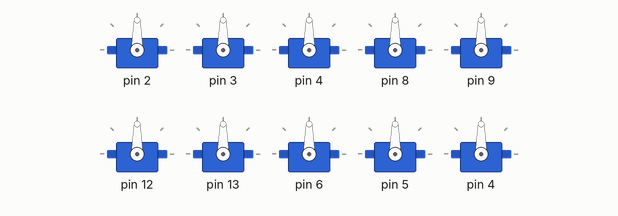
Recording of a sketch running on a simulated Arduino Uno, built with avr-gcc and run on an emulated ATmega328P. Shown: 10 × servo.

Above: at 0.1 s.
At 2.27 s:
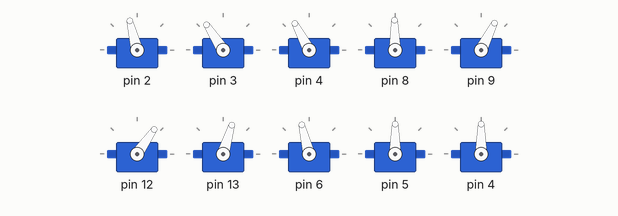
At 9.07 s:
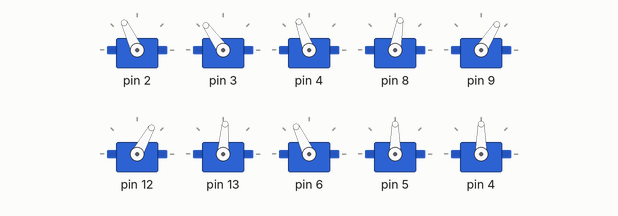
At 16.23 s:
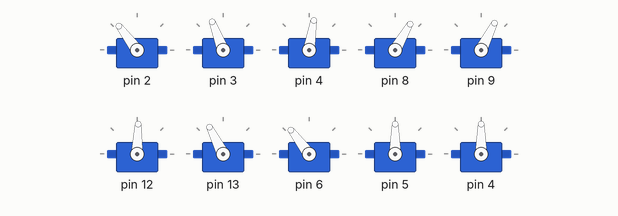
At 23.23 s:
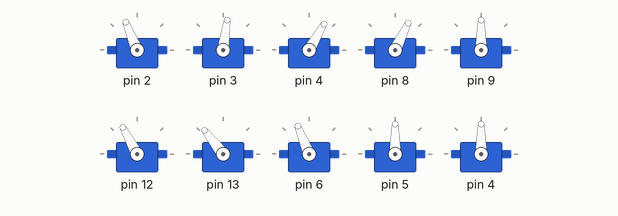
At 30.38 s:
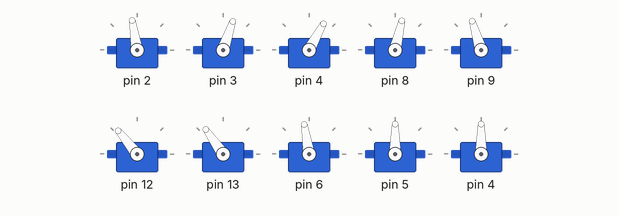
Timing chart, 0 to 30.3 s (numbered marks = the images above):
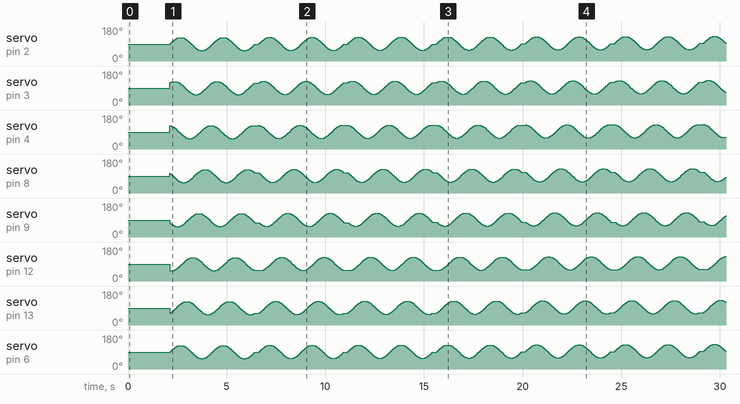

The sketch:

turn_transition_only.ino
```cpp
#include <Servo.h>
Servo myServos[10];

float pi=3.14159;
int TotalNumberofServos=7; //change as required
float Shift = 2*pi/TotalNumberofServos; // Phase lag between segments
float Wavelengths, rads;
int  MaxAngleDisplacement;
int cmove=0;
int K1=35;
int K2=K1;
int v=2;

void setup() {
  Serial.begin(9600);
  myServos[0].attach(2);
  myServos[1].attach(3);
  myServos[2].attach(4);
  myServos[3].attach(8);
  myServos[4].attach(9);
  myServos[5].attach(12);
  myServos[6].attach(13);
  myServos[7].attach(6);
  myServos[8].attach(5);
  myServos[9].attach(4);


  //initialisation des servos formant une ligne droite
   for(int i=0; i<8; i++){
    myServos[i].write(90);
    delay(15);
  }
  delay(2000);


}

void straightline(){
  for(int i=0; i<10; i++){
    myServos[i].write(90);
    delay(100);
  }
}

void slither(int offset, int Amplitude, int Speed, float Wavelengths){
  MaxAngleDisplacement=abs(offset)+abs(Amplitude); //amount servo can rotate from the SetpointAngle without going out of the [0,180] degree range
  while(MaxAngleDisplacement>90){ //prevents a setpoint angle outside the rage of[0,180]
    Amplitude=abs(Amplitude)-1;
    MaxAngleDisplacement=abs(offset)+Amplitude;
  }
  for(int i=0; i<360; i++){
   rads=i*pi/180.0;     //convert from degrees to radians
   cmove ++;
   for(int j=0; j<8; j++){
      myServos[j].write(90+offset+Amplitude*sin(Speed*rads+j*Wavelengths*Shift));
     }
   delay(10);
  }
}

void loop() {
 /*la fonction slither est le "snakewalk"
 jouer sur le ofset permet une rotation du serpent
jouer sur l'amplitude fera varier la place prise lors du mouvement
speed à tester
wavelenght=longueur d'onde a rechercher
*/
/*La fonction Inchworm semble intéressante aussi
pourrait permettre au serpent d'avancer sans roues
*/

  //slither(0, 20, 3, 1); //avance
  //slither(10, 35, 2, 1.5); //avance et tourne légèrement (droite)
  //slither(-10, 35, 2, 1.5);//avance et tourne légèrement (gauche)
  K1=35;

  for(int m=0;m<21;m++){
    slither(m,K1,v,1);
    delay(200);
  }
 for(int m=20;m>0;m--){
    slither(m,K1,v,1);
    delay(200);

}
 for(int m=0;m<-20;m--){
    slither(m,K1,v,1);
    delay(200);
 }
 for(int m=-20;m>0;m++){
    slither(m,K1,v,1);
    delay(200);
}
}
```
